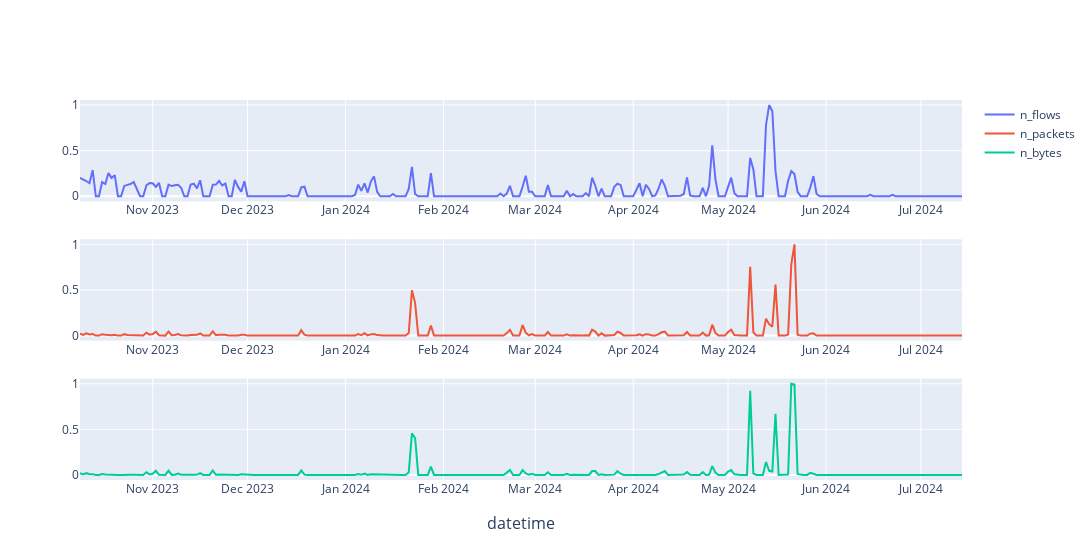

Notebook code for this chart:
### Code cell
time_based_dataset.plot(ts_id=443967, plot_type="line", features="config", feature_per_plot=True, time_format="datetime")

### Figure 1 — Plotly figure (JSON) as saved in the notebook; plotly's stock layout.template omitted (floating-point values rounded to 4 significant figures; data arrays with more than 128 entries replaced by an {"elided": "..."} marker saying what was removed)
{"data": [{"mode": "lines", "name": "n_flows", "type": "scatter", "x": {"elided": "280 str values"}, "xaxis": "x", "y": {"elided": "280 float values"}, "yaxis": "y"}, {"mode": "lines", "name": "n_packets", "type": "scatter", "x": {"elided": "280 str values"}, "xaxis": "x2", "y": {"elided": "280 float values"}, "yaxis": "y2"}, {"mode": "lines", "name": "n_bytes", "type": "scatter", "x": {"elided": "280 str values"}, "xaxis": "x3", "y": {"elided": "280 float values"}, "yaxis": "y3"}], "layout": {"annotations": [{"font": {"size": 16}, "showarrow": false, "text": "datetime", "x": 0.5, "xanchor": "center", "xref": "paper", "y": 0, "yanchor": "top", "yref": "paper", "yshift": -30}], "autosize": false, "height": 560, "showlegend": true, "width": 2000, "xaxis": {"anchor": "y", "domain": [0, 1]}, "xaxis2": {"anchor": "y2", "domain": [0, 1]}, "xaxis3": {"anchor": "y3", "domain": [0, 1]}, "yaxis": {"anchor": "x", "domain": [0.7333, 1]}, "yaxis2": {"anchor": "x2", "domain": [0.3667, 0.6333]}, "yaxis3": {"anchor": "x3", "domain": [0, 0.2667]}}}
